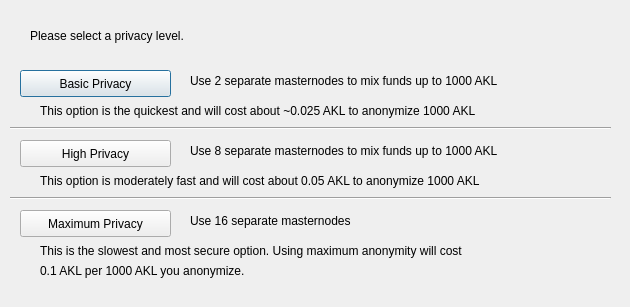
<?xml version="1.0" encoding="UTF-8"?>
<ui version="4.0">
 <class>DarksendConfig</class>
 <widget class="QDialog" name="DarksendConfig">
  <property name="geometry">
   <rect>
    <x>0</x>
    <y>0</y>
    <width>630</width>
    <height>307</height>
   </rect>
  </property>
  <property name="windowTitle">
   <string>Configure Darksend</string>
  </property>
  <widget class="QPushButton" name="buttonBasic">
   <property name="geometry">
    <rect>
     <x>20</x>
     <y>70</y>
     <width>151</width>
     <height>27</height>
    </rect>
   </property>
   <property name="text">
    <string>Basic Privacy</string>
   </property>
  </widget>
  <widget class="QPushButton" name="buttonHigh">
   <property name="geometry">
    <rect>
     <x>20</x>
     <y>140</y>
     <width>151</width>
     <height>27</height>
    </rect>
   </property>
   <property name="text">
    <string>High Privacy</string>
   </property>
  </widget>
  <widget class="QPushButton" name="buttonMax">
   <property name="geometry">
    <rect>
     <x>20</x>
     <y>210</y>
     <width>151</width>
     <height>27</height>
    </rect>
   </property>
   <property name="text">
    <string>Maximum Privacy</string>
   </property>
  </widget>
  <widget class="QLabel" name="label">
   <property name="geometry">
    <rect>
     <x>30</x>
     <y>20</y>
     <width>571</width>
     <height>31</height>
    </rect>
   </property>
   <property name="text">
    <string>Please select a privacy level.</string>
   </property>
  </widget>
  <widget class="QLabel" name="label_2">
   <property name="geometry">
    <rect>
     <x>190</x>
     <y>70</y>
     <width>421</width>
     <height>21</height>
    </rect>
   </property>
   <property name="text">
    <string>Use 2 separate masternodes to mix funds up to 1000 AKL</string>
   </property>
  </widget>
  <widget class="QLabel" name="label_3">
   <property name="geometry">
    <rect>
     <x>190</x>
     <y>140</y>
     <width>411</width>
     <height>21</height>
    </rect>
   </property>
   <property name="text">
    <string>Use 8 separate masternodes to mix funds up to 1000 AKL</string>
   </property>
  </widget>
  <widget class="QLabel" name="label_4">
   <property name="geometry">
    <rect>
     <x>190</x>
     <y>210</y>
     <width>421</width>
     <height>21</height>
    </rect>
   </property>
   <property name="text">
    <string>Use 16 separate masternodes</string>
   </property>
  </widget>
  <widget class="QLabel" name="label_6">
   <property name="geometry">
    <rect>
     <x>40</x>
     <y>100</y>
     <width>561</width>
     <height>21</height>
    </rect>
   </property>
   <property name="text">
    <string>This option is the quickest and will cost about ~0.025 AKL to anonymize 1000 AKL</string>
   </property>
  </widget>
  <widget class="QLabel" name="label_7">
   <property name="geometry">
    <rect>
     <x>40</x>
     <y>170</y>
     <width>561</width>
     <height>21</height>
    </rect>
   </property>
   <property name="text">
    <string>This option is moderately fast and will cost about 0.05 AKL to anonymize 1000 AKL</string>
   </property>
  </widget>
  <widget class="QLabel" name="label_8">
   <property name="geometry">
    <rect>
     <x>40</x>
     <y>240</y>
     <width>561</width>
     <height>21</height>
    </rect>
   </property>
   <property name="text">
    <string>This is the slowest and most secure option. Using maximum anonymity will cost</string>
   </property>
  </widget>
  <widget class="QLabel" name="label_9">
   <property name="geometry">
    <rect>
     <x>40</x>
     <y>260</y>
     <width>561</width>
     <height>21</height>
    </rect>
   </property>
   <property name="text">
    <string>0.1 AKL per 1000 AKL you anonymize.</string>
   </property>
  </widget>
  <widget class="Line" name="line">
   <property name="geometry">
    <rect>
     <x>10</x>
     <y>120</y>
     <width>601</width>
     <height>16</height>
    </rect>
   </property>
   <property name="orientation">
    <enum>Qt::Horizontal</enum>
   </property>
  </widget>
  <widget class="Line" name="line_2">
   <property name="geometry">
    <rect>
     <x>10</x>
     <y>190</y>
     <width>601</width>
     <height>16</height>
    </rect>
   </property>
   <property name="orientation">
    <enum>Qt::Horizontal</enum>
   </property>
  </widget>
 </widget>
 <resources/>
 <connections/>
</ui>
